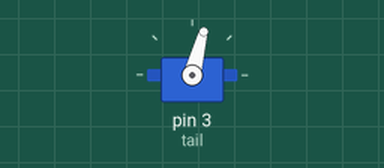
Recording of a sketch running on a simulated Arduino Uno, built with avr-gcc and run on an emulated ATmega328P. On the bench: servo.

Above: at 0.05 s.
At 0.2 s:
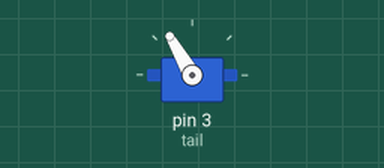
At 1.15 s:
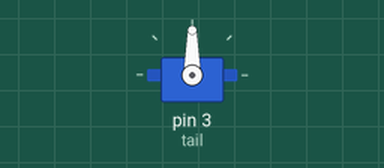
At 1.5 s:
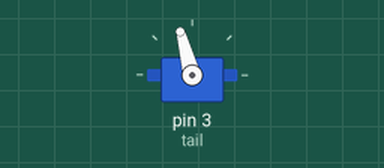
Timing chart, 0 to 8.1 s (numbered marks = the images above):
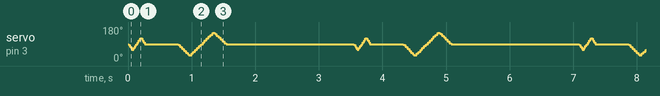

The sketch:

tail_wag.ino
```cpp
#include <Servo.h>
Servo tail;

void setup() {
  tail.attach(3);
}

void loop() {
  wagTailSlow(2, 60);
  delay(500);
  wagTailSlow(3, 120);
  delay(2000);
  }

void wagTailSlow(int speed, int degrees) {
  // TODO:
  // Use millis() instead of delay so the board does not wait until
  // done and can maintain cencor activity.
  // example: https://www.arduino.cc/en/Tutorial/BlinkWithoutDelay

  for (int i = 0; i <= degrees / 2; i += 5) {
    tail.write(90 - i);
    delay(5 * speed);
  }
  for (int i = 0; i <= degrees; i += 5) {
    tail.write(90 - degrees / 2 + i);
    delay(5 * speed);
  }
  for (int i = degrees / 2; i >= 0; i -= 5) {
    tail.write(90 + i);
    delay(5 * speed);
  }
}
```
